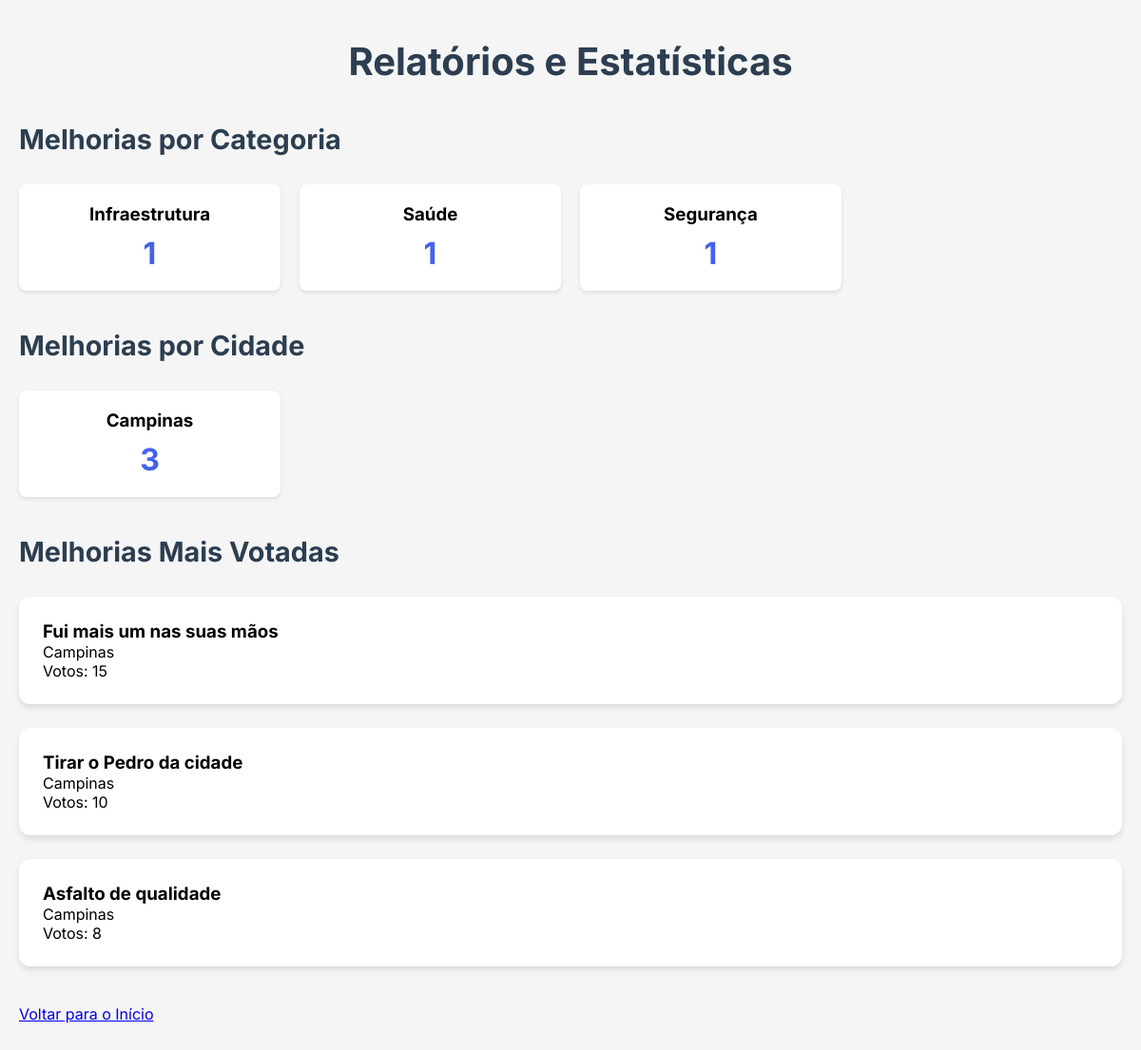
The app's page /relatorios.php, older data.
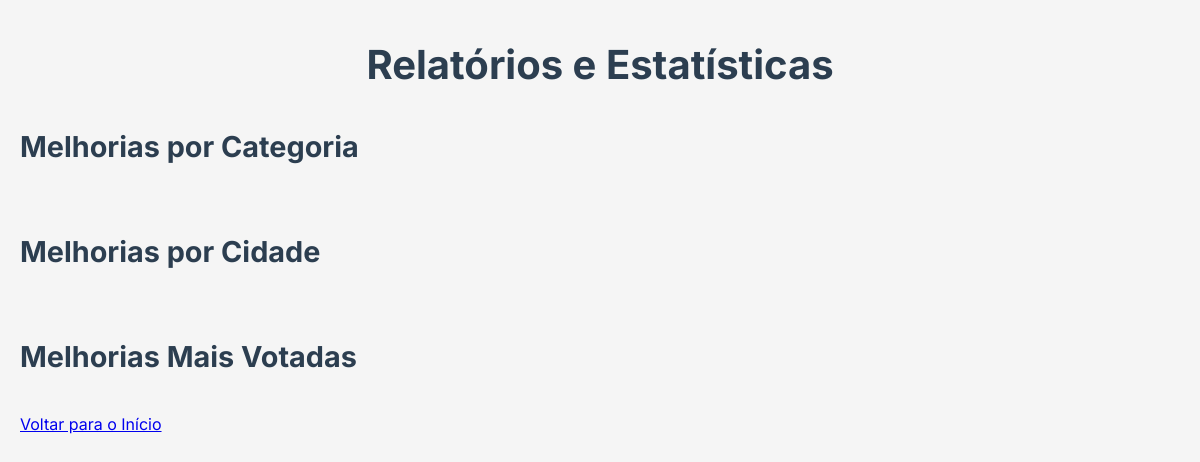
The same page, newer data.
### tables this page shows
CREATE TABLE `melhorias` (
  `id` int(11) NOT NULL,
  `id_cidade` int(11) NOT NULL,
  `titulo` varchar(255) NOT NULL,
  `descricao` text NOT NULL,
  `categoria` varchar(50) NOT NULL,
  `autor` varchar(100) NOT NULL,
  `votos` int(11) DEFAULT 0,
  `data_postagem` datetime DEFAULT current_timestamp()
);

CREATE TABLE `cidades` (
  `id` int(11) NOT NULL,
  `nome` varchar(100) NOT NULL,
  `estado` char(2) NOT NULL,
  `data_cadastro` datetime DEFAULT current_timestamp()
);

### relatorios.php (the view, shortened to what this page needs)
<?php
require('conexao.php');
$q_categorias = "SELECT categoria, COUNT(*) as total FROM melhorias GROUP BY categoria";
$categorias = mysqli_query($con, $q_categorias);
$q_cidades = "SELECT c.nome, COUNT(m.id) as total_melhorias
              FROM cidades c
              LEFT JOIN melhorias m ON c.id = m.id_cidade
              GROUP BY c.id";
$cidades = mysqli_query($con, $q_cidades);
$q_votadas = "SELECT m.*, c.nome as cidade
              FROM melhorias m
              JOIN cidades c ON m.id_cidade = c.id
              ORDER BY m.votos DESC
              LIMIT 10";
$mais_votadas = mysqli_query($con, $q_votadas);
?>
<!DOCTYPE html>
<html lang="pt-BR">
<head>
    <link href="https://cdnjs.cloudflare.com/ajax/libs/font-awesome/6.0.0/css/all.min.css" rel="stylesheet">
    <link rel="stylesheet" href="style.css">
</head>
<body>
    <div class="container">
        <h1>Relatórios e Estatísticas</h1>
        <section class="relatorio-section">
            <h2>Melhorias por Categoria</h2>
            <div class="stats-grid">
                <?php while ($cat = mysqli_fetch_assoc($categorias)): ?>
                    <div class="stat-card">
                        <h3><?php echo htmlspecialchars($cat['categoria']); ?></h3>
                        <p class="stat-number"><?php echo $cat['total']; ?></p>
                    </div>
                <?php endwhile; ?>
            </div>
        </section>
        <section class="relatorio-section">
            <h2>Melhorias por Cidade</h2>
            <div class="stats-grid">
                <?php while ($cidade = mysqli_fetch_assoc($cidades)): ?>
                    <div class="stat-card">
                        <h3><?php echo htmlspecialchars($cidade['nome']); ?></h3>
                        <p class="stat-number"><?php echo $cidade['total_melhorias']; ?></p>
                    </div>
                <?php endwhile; ?>
            </div>
        </section>
        <section class="relatorio-section">
            <h2>Melhorias Mais Votadas</h2>
            <div class="top-melhorias">
                <?php while ($melhoria = mysqli_fetch_assoc($mais_votadas)): ?>
                    <div class="melhoria-card">
                        <h3><?php echo htmlspecialchars($melhoria['titulo']); ?></h3>
                        <p class="cidade"><?php echo htmlspecialchars($melhoria['cidade']); ?></p>
                        <p class="votos">Votos: <?php echo $melhoria['votos']; ?></p>
                    </div>
                <?php endwhile; ?>
            </div>
        </section>
        <a href="index.php" class="btn-voltar">Voltar para o Início</a>
    </div>
</body>
</html>

### style.css (style rules this page uses)
* { margin: 0; padding: 0; box-sizing: border-box; }
body { background-color: #f5f5f5; font-family: 'Inter', sans-serif; }
.container { max-width: 1200px; margin: 40px auto; padding: 0 20px; }
h1 { text-align: center; color: #2c3e50; margin-bottom: 40px; font-size: 2.5rem; font-weight: 700; }
h2 { color: #2c3e50; margin-bottom: 30px; font-size: 1.8rem; }
.relatorio-section { margin-bottom: 40px; }
.melhoria-card { background: white; border-radius: 12px; padding: 25px; margin-bottom: 25px; box-shadow: 0 4px 6px rgba(0, 0, 0, 0.1); }
.stats-grid { display: grid; grid-template-columns: repeat(auto-fill, minmax(250px, 1fr)); gap: 20px; margin-top: 20px; }
.stat-card { background: white; padding: 20px; border-radius: 8px; box-shadow: 0 2px 4px rgba(0,0,0,0.1); text-align: center; }
.stat-number { font-size: 2rem; font-weight: bold; color: #4361ee; margin-top: 10px; }
.top-melhorias { margin-top: 20px; }

Row changes from the older to the newer data that the page shows:
removed melhorias: titulo "Fui mais um nas suas mãos", id_cidade.nome "Campinas", votos "15"
removed melhorias: titulo "Tirar o Pedro da cidade", id_cidade.nome "Campinas", votos "10"
removed melhorias: titulo "Asfalto de qualidade", id_cidade.nome "Campinas", votos "8"
Text that changed along with them:
list line gone: "Infraestrutura 1"
list line gone: "Saúde 1"
list line gone: "Segurança 1"
list line gone: "Campinas 3"
